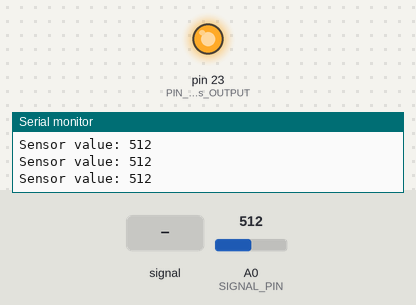
Recording of a sketch running on a simulated Arduino Mega 2560, built with avr-gcc and run on an emulated ATmega2560. Shown: output pins drawn as LEDs (lit = HIGH), the last lines printed to the serial monitor. Dashed ring = blinking. The test bench sets the inputs (shaded band); at power-on: A0 (SIGNAL_PIN) = 512.

Above: at 1.2 s.
1.3 s: A0 (SIGNAL_PIN) fed a 200 Hz sine of ±460 counts around its level
At 3.8 s:
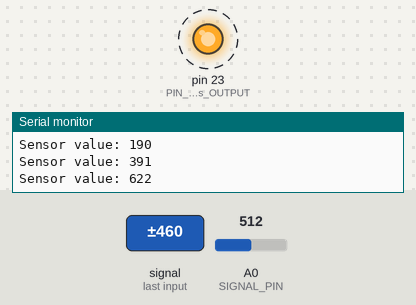
4.3 s: A0 (SIGNAL_PIN) set to 716
At 5.0 s:
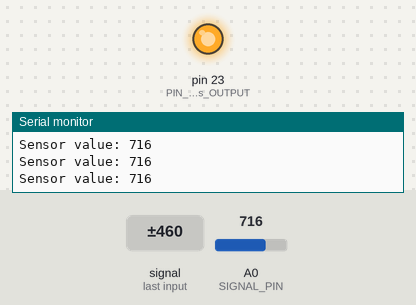
5.8 s: A0 (SIGNAL_PIN) set to 127
7.3 s: A0 (SIGNAL_PIN) set to 113
At 8.5 s:
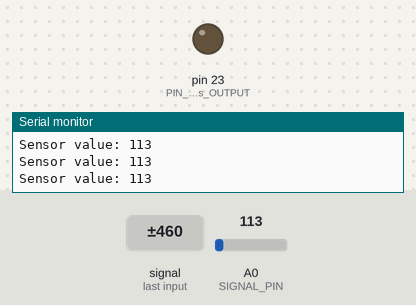
8.8 s: A0 (SIGNAL_PIN) set to 122
At 9.9 s:
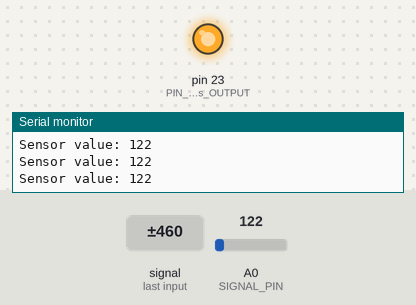
Timing chart, 0 to 11.3 s (numbered marks = the images above; inputs shaded):
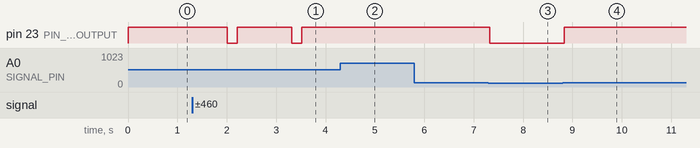

Measured:
- the behaviour switches between 121 and 120 on A0 (SIGNAL_PIN) (found by bisection; images 2 and 3)
- after the input at 1.3 s, pin 23 (PIN_23_is_OUTPUT): alternates HIGH for 1.1 s and LOW for 0.20 s, starting after 0.71 s
- after the input at 4.3 s, pin 23 (PIN_23_is_OUTPUT): stays HIGH (without the input it goes to LOW after 0.22 s)
- after the input at 7.3 s, pin 23 (PIN_23_is_OUTPUT): HIGH → LOW at once
- after the input at 8.8 s, pin 23 (PIN_23_is_OUTPUT): LOW → HIGH at once

The sketch:

SSFT.ino
```cpp
#define SIGNAL_PIN A0
int value = 0; // variable to store the sensor value

void setup() {
  Serial.begin(9600); // SERIAL OUT init
  pinMode(23, OUTPUT); // PIN 23 is OUTPUT
}

void loop() {
               // wait 10 milliseconds
  value = analogRead(SIGNAL_PIN); // read the analog value from sensor
  if(value > 120) {
    digitalWrite(23,HIGH); //23 5V

    }else{digitalWrite(23,LOW);}
  Serial.print("Sensor value: ");
  Serial.println(value);


   delay(100);

}
```
